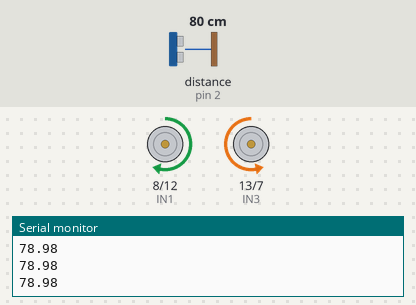
Bench run of a sketch on a simulated Arduino Uno, built with avr-gcc and run on an emulated ATmega328P. Parts: motor-driver pin pairs drawn as motors (green arrow = first pin HIGH = forward, orange = second pin HIGH = backward, longer = more drive, scaled by the enable pin), the last lines printed to the serial monitor. Wiring (inferred from the names in the program): ultrasonic range finder: trigger pin 11; echo pin 2. The test bench sets the inputs (shaded band); at power-on: distance to the obstacle (sensor on pin 2) 80 cm. The echo pulse lasts 58.3 µs per cm.

Above: at 1.2 s.
1.3 s: distance to the obstacle (sensor on pin 2) set to 18 cm
At 2.6 s:
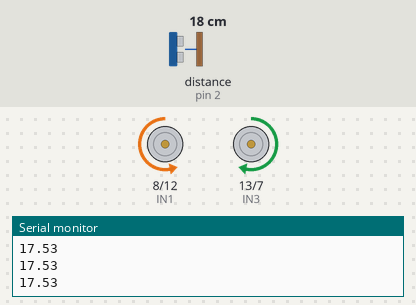
2.9 s: distance to the obstacle (sensor on pin 2) set to 20 cm
At 3.4 s:
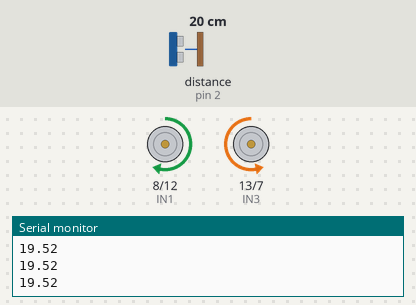
4.4 s: distance to the obstacle (sensor on pin 2) set to 2 cm
At 4.9 s:
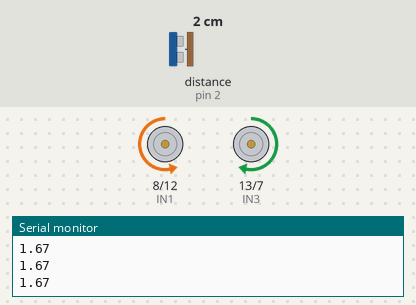
Timing chart, 0 to 7.4 s (numbered marks = the images above; inputs shaded):
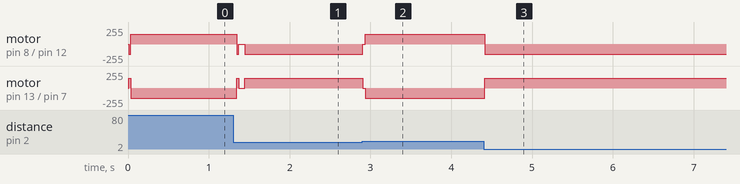

Measured:
- the behaviour switches between 18 and 19 cm on distance to the obstacle (sensor on pin 2) (found by bisection; images 1 and 2)
- after the input at 1.3 s, motor on pin 8 (IN1) / pin 12 (IN2): forward 150/255 → stopped after 0.05 s, → backward 150/255 0.10 s later; motor on pin 13 (IN3) / pin 7 (IN4): backward 150/255 → stopped after 0.05 s, → forward 150/255 0.10 s later
- after the input at 2.9 s, motor on pin 8 (IN1) / pin 12 (IN2): backward 150/255 → forward 150/255 at once; motor on pin 13 (IN3) / pin 7 (IN4): forward 150/255 → backward 150/255 at once
- after the input at 4.4 s, motor on pin 8 (IN1) / pin 12 (IN2): forward 150/255 → backward 150/255 at once; motor on pin 13 (IN3) / pin 7 (IN4): backward 150/255 → forward 150/255 at once

The sketch:

bang_bang_motor_control.ino
```cpp
int ENA=10;
int ENB=3;
int IN1=8;
int IN2=12;
int IN3=13;
int IN4=7;

int echo=2;
int trig=11;

int SPEED=150; //speed of the vehicle
float distance=0.0;

float distarray[]={0.0,0.0,0.0,0.0,0.0,0.0,0.0,0.0,0.0,0.0}; // variable to store the values of 10 distance readings in an array


void setup() {
  Serial.begin(9600);
  pinMode(ENA,OUTPUT);
  pinMode(ENB,OUTPUT);
  pinMode(IN1,OUTPUT);
  pinMode(IN2,OUTPUT);
  pinMode(IN3,OUTPUT);
  pinMode(IN4,OUTPUT);
  pinMode(trig,OUTPUT);
  pinMode(echo,INPUT);
}


void loop() {
  Serial.println(getDistance());
 for(int i=9;i>0;i--){
  distarray[i]=distarray[i-1]; //store the distance reading in an array
  }
  distarray[0]=getDistance();

for(int i=0;i<10;i++){
  distance = distance + distarray[i];  //sum all distances
  }
  distance=distance/10; //average of the distance

 if (distance>20.5){
  moveforward();
  }
  else if(distance<19.5){
    movebackward();
    }
   else{
    stopmoving();
    }
}


void moveforward(){
  analogWrite(ENA, SPEED);
  analogWrite(ENB, SPEED);

  digitalWrite(IN1, HIGH);
  digitalWrite(IN2, LOW);

  digitalWrite(IN3, LOW);
  digitalWrite(IN4, HIGH);
  }

void movebackward(){
  analogWrite(ENA, SPEED);
  analogWrite(ENB, SPEED);

  digitalWrite(IN1, LOW);
  digitalWrite(IN2, HIGH);

  digitalWrite(IN3, HIGH);
  digitalWrite(IN4, LOW);
  }
void stopmoving(){
  analogWrite(ENA, 0);
  analogWrite(ENB, 0);

  digitalWrite(IN1, LOW);
  digitalWrite(IN2, LOW);

  digitalWrite(IN3, LOW);
  digitalWrite(IN4, LOW);
  }

 float getDistance(){
  float duration;
  float distance;
  digitalWrite(trig,HIGH);
  delayMicroseconds(10);
  digitalWrite(trig,LOW);
  delayMicroseconds(2);
  duration=pulseIn(echo,HIGH);
  distance=duration*0.017;
  return distance;

  }
```
